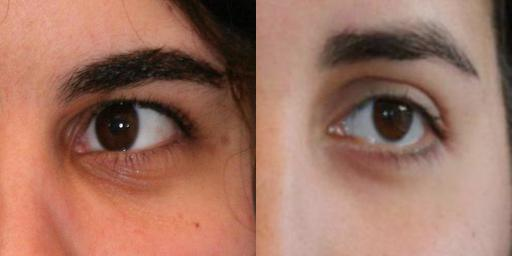
#> input picture Miscellanea/Master's Dissertation/masters_dissertation_code/Image Captioning/our_data/images/109_I.jpg, 512 x 256 px, found by its file name; its folder holds only this picture in this run
$ python preprocess_data.py
#> lines starting #> are read from the running program, lines starting #| are printed output that depends on the picture
import os, sys

# prevent the creation of "__pycache__"
sys.dont_write_bytecode = True

import numpy as np
from random import choice
from natsort import natsorted
from PIL import Image, ImageOps, ImageEnhance

##################################################################
# CONTROL VARIABLES
##################################################################
IMAGE_SIZE = 512
RESIZE_IMAGES_AND_MASKS = True
APPLY_AUGMENTATION = False
CLASS_TO_DETECT = "iris" # either "iris", "eyebrow" or "sclera"
AUGMENTATION_STEPS_PER_IMAGE = 1
ONLY_INCLUDE_IRIS_EYEBROW_AND_SCLERA_MASKS = False
SHRINK_THEN_UPSCALE_IMAGES = True

def rotate_and_crop(img, angle): # auxiliary function, creates a rotated and cropped version of the input image

    # rotate and crop the image accordingly
    img = img.rotate(angle)
    width, height = img.size
    new_width = int(width - (width * (abs(angle) * 0.035)))
    new_height = int(height - (height * (abs(angle) * 0.035)))
    img = img.crop((int((width - new_width) / 2), int((height - new_height) / 2), new_width + int((width - new_width) / 2), new_height + int((height - new_height) / 2)))

    return(img)

if(__name__ == "__main__"):

    angles = [-1.25, -1, -0.8, -0.6, -0.4, -0.2, 0.2, 0.4, 0.6, 0.8, 1, 1.25]
    factors = [0.9, 0.95, 0.97, 1.03, 1.05, 1.1]

    colors = {"sclera": np.asarray([255, 204, 51, 255]), "eyelid": np.asarray([255, 106, 77, 255]), "eyeglasses": np.asarray([89, 134, 179, 255]),
            "to_ignore": np.asarray([38, 179, 83, 255]), "spot": np.asarray([184, 61, 244, 255]), "eyebrow": np.asarray([250, 50, 83, 255]),
            "skin": np.asarray([153, 102, 51, 255]), "iris": np.asarray([255, 255, 255, 255]), "nothing": np.asarray([0, 0, 0, 255])}

    images = natsorted(list(filter(lambda x : x[0] != ".", os.listdir("images"))))
    images_path = "images"
    masks_path = "masks"

    ##############################################################################################
    # PREPROCESS THE TRAINING DATA
    ##############################################################################################
    for idx, i in enumerate(images):

        print(str(idx + 1) + "/" + str(len(images)))
        try:
            img = Image.open(images_path + "/" + i)
#> img is the input picture: PIL image 512x256 RGB; mean R, G, B 159.7, 114.6, 97.9
        except:
            os.remove(images_path + "/" + i)
            continue

        # if required, resize everything
        if(RESIZE_IMAGES_AND_MASKS):
            if(SHRINK_THEN_UPSCALE_IMAGES):
                img = img.resize((256, 256), Image.LANCZOS)
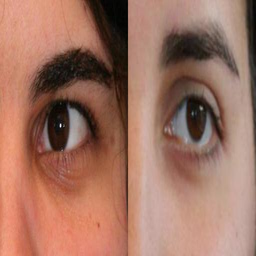
#> img: PIL image 256x256 RGB; mean R, G, B 159.7, 114.6, 97.9

            img = img.resize((IMAGE_SIZE, IMAGE_SIZE), Image.LANCZOS)
#> img: PIL image 512x512 RGB
            img.save(images_path + "/" + i)

        try:
            mask = Image.open(masks_path + "/" + i.replace(".jpg", ".png"))
            prefix = ""
        except:
            os.remove(images_path + "/" + i)
            continue

        if(ONLY_INCLUDE_IRIS_EYEBROW_AND_SCLERA_MASKS):
            mask_np = np.asarray(mask).copy()

            excluded_masks = ["eyelid", "eyeglasses", "to_ignore", "spot", "nothing", "skin"]
            for j in excluded_masks:
                mask_np[mask_np[:, :, 1] == colors[j][1]] = np.asarray([0, 0, 0, 255])

            mask = Image.fromarray(mask_np.astype(np.uint8))

        else:
            mask_np = np.asarray(mask).copy()

            for j in colors.keys():
                if(j != CLASS_TO_DETECT):
#> (the run stopped early here; a loop or call above may not have finished)

$ run again, on Miscellanea/Master's Dissertation/masters_dissertation_code/Image Captioning/our_data/images/609_I.jpg
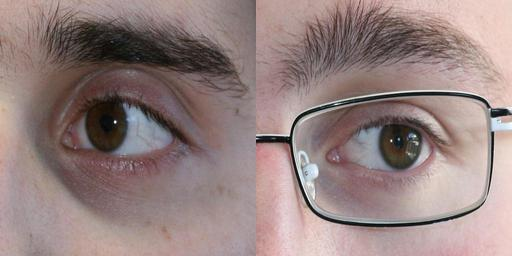
#> input picture Miscellanea/Master's Dissertation/masters_dissertation_code/Image Captioning/our_data/images/609_I.jpg, 512 x 256 px, found by its file name
#> img is the input picture: PIL image 512x256 RGB; mean R, G, B 148.9, 129.3, 127.5
#> `img = img.resize((256, 256), Image.LANCZOS)`:
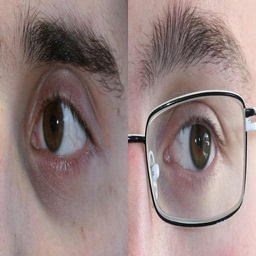
#> img: PIL image 256x256 RGB; mean R, G, B 148.9, 129.3, 127.5

$ run again, on Miscellanea/Master's Dissertation/masters_dissertation_code/Image Captioning/our_data/images/702_I.jpg
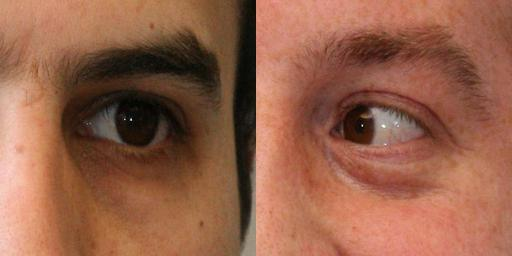
#> input picture Miscellanea/Master's Dissertation/masters_dissertation_code/Image Captioning/our_data/images/702_I.jpg, 512 x 256 px, found by its file name
#> img is the input picture: PIL image 512x256 RGB; mean R, G, B 149.5, 96.7, 73.4
#> `img = img.resize((256, 256), Image.LANCZOS)`:
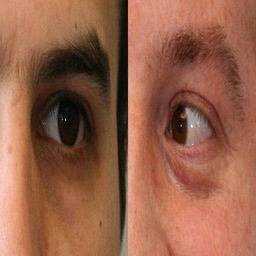
#> img: PIL image 256x256 RGB; mean R, G, B 149.5, 96.7, 73.4

$ run again, on Miscellanea/Master's Dissertation/masters_dissertation_code/Image Captioning/our_data/images/708_I.jpg
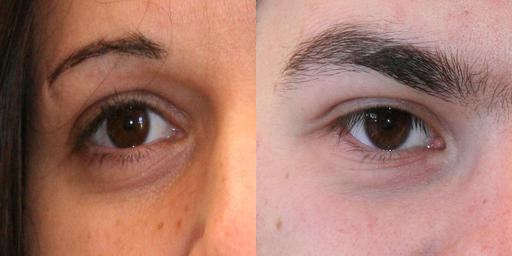
#> input picture Miscellanea/Master's Dissertation/masters_dissertation_code/Image Captioning/our_data/images/708_I.jpg, 512 x 256 px, found by its file name
#> img is the input picture: PIL image 512x256 RGB; mean R, G, B 165.9, 120.1, 107.4
#> `img = img.resize((256, 256), Image.LANCZOS)`:
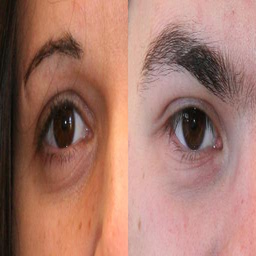
#> img: PIL image 256x256 RGB; mean R, G, B 165.9, 120.1, 107.4

$ run again, on Miscellanea/Master's Dissertation/masters_dissertation_code/Image Captioning/our_data/images/208_I.jpg
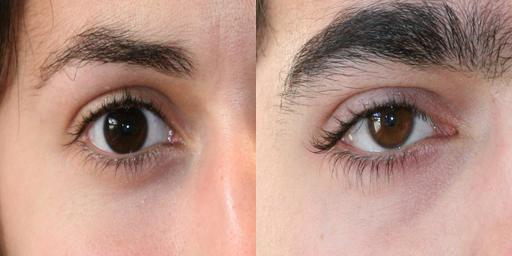
#> input picture Miscellanea/Master's Dissertation/masters_dissertation_code/Image Captioning/our_data/images/208_I.jpg, 512 x 256 px, found by its file name
#> img is the input picture: PIL image 512x256 RGB; mean R, G, B 183, 145.9, 133.1
#> `img = img.resize((256, 256), Image.LANCZOS)`:
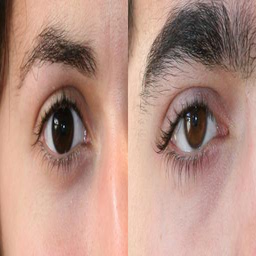
#> img: PIL image 256x256 RGB; mean R, G, B 183, 145.9, 133.1
